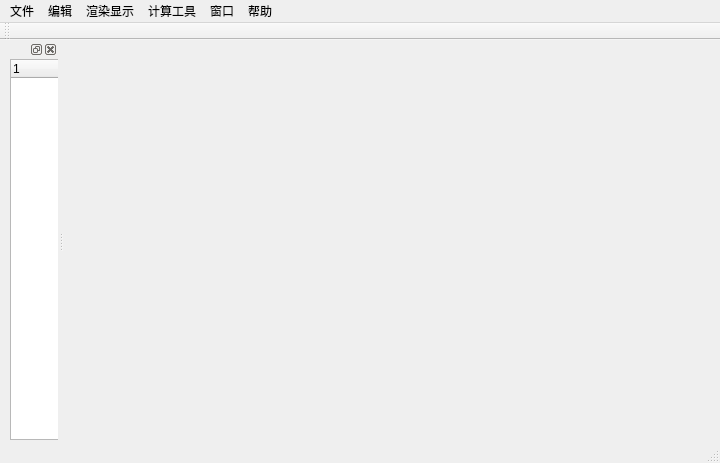
<?xml version="1.0" encoding="UTF-8"?>
<ui version="4.0">
 <class>OREZ</class>
 <widget class="QMainWindow" name="OREZ">
  <property name="geometry">
   <rect>
    <x>0</x>
    <y>0</y>
    <width>720</width>
    <height>463</height>
   </rect>
  </property>
  <property name="windowTitle">
   <string>OREZ</string>
  </property>
  <widget class="QWidget" name="centralWidget">
   <widget class="QVTKWidget" name="qvtkwidget" native="true">
    <property name="geometry">
     <rect>
      <x>340</x>
      <y>0</y>
      <width>381</width>
      <height>231</height>
     </rect>
    </property>
   </widget>
  </widget>
  <widget class="QMenuBar" name="menuBar">
   <property name="geometry">
    <rect>
     <x>0</x>
     <y>0</y>
     <width>720</width>
     <height>28</height>
    </rect>
   </property>
   <widget class="QMenu" name="menu">
    <property name="title">
     <string>文件</string>
    </property>
    <addaction name="action"/>
    <addaction name="action_2"/>
    <addaction name="action_5"/>
    <addaction name="action_3"/>
   </widget>
   <widget class="QMenu" name="menu_2">
    <property name="title">
     <string>渲染显示</string>
    </property>
    <addaction name="action_12"/>
    <addaction name="action_13"/>
    <addaction name="action_14"/>
    <addaction name="action_15"/>
   </widget>
   <widget class="QMenu" name="menu_3">
    <property name="title">
     <string>计算工具</string>
    </property>
    <widget class="QMenu" name="menu_6">
     <property name="title">
      <string>配准</string>
     </property>
     <addaction name="actionsift"/>
     <addaction name="actionFPFH"/>
     <addaction name="actionICP"/>
     <addaction name="actionSAC_IA"/>
    </widget>
    <addaction name="action_6"/>
    <addaction name="menu_6"/>
    <addaction name="action_8"/>
    <addaction name="action_9"/>
    <addaction name="action_10"/>
    <addaction name="actionAABB"/>
    <addaction name="action_11"/>
    <addaction name="actionK_Means"/>
    <addaction name="actionMLS"/>
   </widget>
   <widget class="QMenu" name="menu_4">
    <property name="title">
     <string>窗口</string>
    </property>
   </widget>
   <widget class="QMenu" name="menu_5">
    <property name="title">
     <string>帮助</string>
    </property>
    <addaction name="action_4"/>
   </widget>
   <widget class="QMenu" name="menu_7">
    <property name="title">
     <string>编辑</string>
    </property>
    <addaction name="action_16"/>
    <addaction name="action_17"/>
    <addaction name="action_7"/>
    <addaction name="action_18"/>
   </widget>
   <addaction name="menu"/>
   <addaction name="menu_7"/>
   <addaction name="menu_2"/>
   <addaction name="menu_3"/>
   <addaction name="menu_4"/>
   <addaction name="menu_5"/>
  </widget>
  <widget class="QToolBar" name="mainToolBar">
   <attribute name="toolBarArea">
    <enum>TopToolBarArea</enum>
   </attribute>
   <attribute name="toolBarBreak">
    <bool>false</bool>
   </attribute>
  </widget>
  <widget class="QStatusBar" name="statusBar"/>
  <widget class="QDockWidget" name="LayerDialog">
   <attribute name="dockWidgetArea">
    <number>1</number>
   </attribute>
   <widget class="QWidget" name="dockWidgetContents">
    <widget class="QTreeWidget" name="pointCloudTree">
     <property name="geometry">
      <rect>
       <x>10</x>
       <y>0</y>
       <width>121</width>
       <height>381</height>
      </rect>
     </property>
     <property name="sizePolicy">
      <sizepolicy hsizetype="Expanding" vsizetype="Expanding">
       <horstretch>0</horstretch>
       <verstretch>2</verstretch>
      </sizepolicy>
     </property>
     <property name="sizeIncrement">
      <size>
       <width>0</width>
       <height>1</height>
      </size>
     </property>
     <column>
      <property name="text">
       <string notr="true">1</string>
      </property>
     </column>
    </widget>
   </widget>
  </widget>
  <action name="action">
   <property name="text">
    <string>导入</string>
   </property>
  </action>
  <action name="action_2">
   <property name="text">
    <string>导出</string>
   </property>
  </action>
  <action name="action_3">
   <property name="text">
    <string>退出</string>
   </property>
  </action>
  <action name="action_4">
   <property name="text">
    <string>使用说明</string>
   </property>
  </action>
  <action name="action_5">
   <property name="text">
    <string>重置</string>
   </property>
  </action>
  <action name="action_6">
   <property name="text">
    <string>法向</string>
   </property>
  </action>
  <action name="action_8">
   <property name="text">
    <string>重建</string>
   </property>
  </action>
  <action name="action_9">
   <property name="text">
    <string>孔洞修补</string>
   </property>
  </action>
  <action name="action_10">
   <property name="text">
    <string>边界识别</string>
   </property>
  </action>
  <action name="actionAABB">
   <property name="text">
    <string>AABB包围盒</string>
   </property>
  </action>
  <action name="action_11">
   <property name="text">
    <string>包围球</string>
   </property>
  </action>
  <action name="actionK_Means">
   <property name="text">
    <string>K-Means</string>
   </property>
  </action>
  <action name="action_12">
   <property name="text">
    <string>法向量</string>
   </property>
  </action>
  <action name="action_13">
   <property name="text">
    <string>曲率</string>
   </property>
  </action>
  <action name="action_14">
   <property name="text">
    <string>包围盒</string>
   </property>
  </action>
  <action name="action_15">
   <property name="text">
    <string>点云着色</string>
   </property>
  </action>
  <action name="actionsift">
   <property name="text">
    <string>SIFT配准</string>
   </property>
  </action>
  <action name="actionFPFH">
   <property name="text">
    <string>FPFH</string>
   </property>
  </action>
  <action name="actionICP">
   <property name="text">
    <string>ICP</string>
   </property>
  </action>
  <action name="actionSAC_IA">
   <property name="text">
    <string>SAC-IA</string>
   </property>
  </action>
  <action name="actionMLS">
   <property name="text">
    <string>MLS法向统一</string>
   </property>
  </action>
  <action name="action_16">
   <property name="text">
    <string>点云合并</string>
   </property>
  </action>
  <action name="action_17">
   <property name="text">
    <string>点云精简</string>
   </property>
  </action>
  <action name="action_7">
   <property name="text">
    <string>点云分割</string>
   </property>
  </action>
  <action name="action_18">
   <property name="text">
    <string>点云滤波</string>
   </property>
  </action>
 </widget>
 <layoutdefault spacing="6" margin="11"/>
 <customwidgets>
  <customwidget>
   <class>QVTKWidget</class>
   <extends>QWidget</extends>
   <header>QVTKWidget.h</header>
   <container>1</container>
  </customwidget>
 </customwidgets>
 <resources/>
 <connections/>
</ui>
